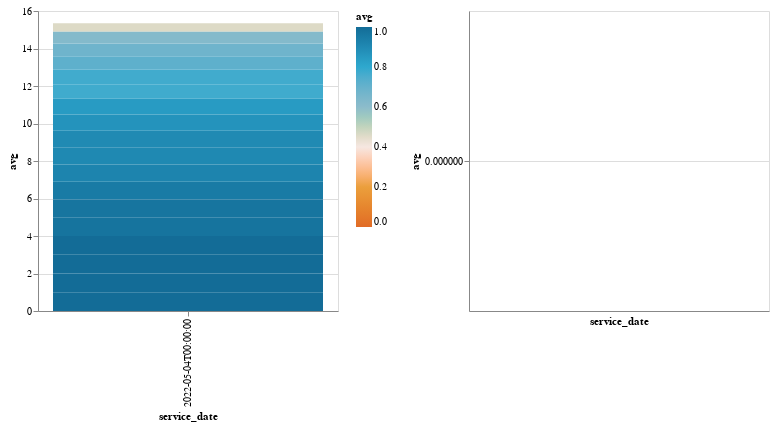

Notebook code for this chart:
### Code cell
dual_chart_with_dropdown2(
    d,
    dropdown_list = d_agency_list,
    dropdown_field= 'agency_name',
    x_axis_chart1 = 'service_date:O',
    y_axis_chart1= 'avg:Q',
    color_col1= 'avg:Q',
    chart1_tooltip_cols = ['agency_name','service_date', 'avg'],
    x_axis_chart2= 'service_date:O',
    y_axis_chart2= 'avg:Q',
    color_col2= 'route_short_name',
    chart2_tooltip_cols= ['agency_name', 'service_date', 'route_short_name', 'avg']
)

### Figure 1 — Vega-Lite specification as saved in the notebook (floating-point values rounded to 4 significant figures; data arrays with more than 128 entries replaced by an {"elided": "..."} marker saying what was removed)
{"config": {"view": {"continuousWidth": 400, "continuousHeight": 300}}, "hconcat": [{"data": {"name": "data-ef61525d8b51ba85ed47211c840b7b27"}, "mark": "bar", "encoding": {"color": {"field": "avg", "scale": {"range": ["#E16B26", "#EB9F3C", "#f6e7e1", "#8CBCCB", "#2EA8CE", "#136C97"]}, "type": "quantitative"}, "x": {"field": "service_date", "type": "ordinal"}, "y": {"field": "avg", "type": "quantitative"}}, "selection": {"selector037": {"type": "single", "fields": ["agency_name"], "bind": {"input": "select", "options": ["Tri Delta Transit", null, "Stanford Marguerite Shuttle", "Sonoma County Transit", "Petaluma Transit", "San Francisco International Airport", "SamTrans", "Union City Transit", "Livermore Amador Valley Transit Authority", "Mission Bay TMA", "County Connection", "WestCat (Western Contra Costa)", "Rio Vista Delta Breeze", "VTA", "Capitol Corridor Joint Powers Authority", "Sonoma Marin Area Rail Transit", "Vacaville City Coach", "Golden Gate Transit", "Marin Transit", "VINE Transit", "Caltrain", "Petaluma", "SolTrans", "Santa Rosa CityBus", "PresidiGo", "Emery Go-Round", "Fairfield and Suisun Transit", "Commute.org Shuttles", "San Francisco Municipal Transportation Agency", "AC TRANSIT", "Bay Area Rapid Transit", "San Francisco Bay Ferry"], "name": "Select "}}}, "transform": [{"filter": {"selection": "selector037"}}], "width": 300}, {"data": {"name": "data-e95eff5cd6ef4ee60b7dbf6d8c95ef78"}, "mark": "bar", "encoding": {"color": {"field": "route_short_name", "legend": null, "scale": {"range": ["#E16B26", "#EB9F3C", "#f6e7e1", "#8CBCCB", "#2EA8CE", "#136C97"]}, "type": "nominal"}, "x": {"field": "service_date", "type": "ordinal"}, "y": {"field": "avg", "type": "quantitative"}}, "selection": {"selector037": {"type": "single", "fields": ["agency_name"], "bind": {"input": "select", "options": ["Tri Delta Transit", null, "Stanford Marguerite Shuttle", "Sonoma County Transit", "Petaluma Transit", "San Francisco International Airport", "SamTrans", "Union City Transit", "Livermore Amador Valley Transit Authority", "Mission Bay TMA", "County Connection", "WestCat (Western Contra Costa)", "Rio Vista Delta Breeze", "VTA", "Capitol Corridor Joint Powers Authority", "Sonoma Marin Area Rail Transit", "Vacaville City Coach", "Golden Gate Transit", "Marin Transit", "VINE Transit", "Caltrain", "Petaluma", "SolTrans", "Santa Rosa CityBus", "PresidiGo", "Emery Go-Round", "Fairfield and Suisun Transit", "Commute.org Shuttles", "San Francisco Municipal Transportation Agency", "AC TRANSIT", "Bay Area Rapid Transit", "San Francisco Bay Ferry"], "name": "Select "}}}, "transform": [{"filter": {"selection": "selector037"}}], "width": 300}], "$schema": "https://vega.github.io/schema/vega-lite/v4.17.0.json", "datasets": {"data-ef61525d8b51ba85ed47211c840b7b27": [{"calitp_itp_id": 336, "agency_name": "Tri Delta Transit", "service_date": "2022-05-04T00:00:00", "num_sched": 369, "num_vp": 358, "avg": 0.9702}, {"calitp_itp_id": 324, "agency_name": "Stanford Marguerite Shuttle", "service_date": "2022-05-04T00:00:00", "num_sched": 660, "num_vp": 0, "avg": 0.0}, {"calitp_itp_id": 70, "agency_name": "Sonoma County Transit", "service_date": "2022-05-04T00:00:00", "num_sched": 251, "num_vp": 0, "avg": 0.0}, {"calitp_itp_id": 247, "agency_name": "Petaluma Transit", "service_date": "2022-05-04T00:00:00", "num_sched": 233, "num_vp": 0, "avg": 0.0}, {"calitp_itp_id": 281, "agency_name": "San Francisco International Airport", "service_date": "2022-05-04T00:00:00", "num_sched": 1049, "num_vp": 0, "avg": 0.0}, {"calitp_itp_id": 290, "agency_name": "SamTrans", "service_date": "2022-05-04T00:00:00", "num_sched": 1455, "num_vp": 3, "avg": 0.002062}, {"calitp_itp_id": 350, "agency_name": "Union City Transit", "service_date": "2022-05-04T00:00:00", "num_sched": 270, "num_vp": 124, "avg": 0.4593}, {"calitp_itp_id": 167, "agency_name": "Livermore Amador Valley Transit Authority", "service_date": "2022-05-04T00:00:00", "num_sched": 338, "num_vp": 262, "avg": 0.7751}, {"calitp_itp_id": 201, "agency_name": "Mission Bay TMA", "service_date": "2022-05-04T00:00:00", "num_sched": 111, "num_vp": 0, "avg": 0.0}, {"calitp_itp_id": 61, "agency_name": "County Connection", "service_date": "2022-05-04T00:00:00", "num_sched": 922, "num_vp": 662, "avg": 0.718}, {"calitp_itp_id": 368, "agency_name": "WestCat (Western Contra Costa)", "service_date": "2022-05-04T00:00:00", "num_sched": 555, "num_vp": 0, "avg": 0.0}, {"calitp_itp_id": 264, "agency_name": "Rio Vista Delta Breeze", "service_date": "2022-05-04T00:00:00", "num_sched": 8, "num_vp": 0, "avg": 0.0}, {"calitp_itp_id": 294, "agency_name": "VTA", "service_date": "2022-05-04T00:00:00", "num_sched": 3657, "num_vp": 3560, "avg": 0.9735}, {"calitp_itp_id": 56, "agency_name": "Capitol Corridor Joint Powers Authority", "service_date": "2022-05-04T00:00:00", "num_sched": 51, "num_vp": 0, "avg": 0.0}, {"calitp_itp_id": 314, "agency_name": "Sonoma County Transit", "service_date": "2022-05-04T00:00:00", "num_sched": 251, "num_vp": 0, "avg": 0.0}, {"calitp_itp_id": 315, "agency_name": "Sonoma Marin Area Rail Transit", "service_date": "2022-05-04T00:00:00", "num_sched": 26, "num_vp": 26, "avg": 1.0}, {"calitp_itp_id": 356, "agency_name": "Vacaville City Coach", "service_date": "2022-05-04T00:00:00", "num_sched": 123, "num_vp": 0, "avg": 0.0}, {"calitp_itp_id": 127, "agency_name": "Golden Gate Transit", "service_date": "2022-05-04T00:00:00", "num_sched": 196, "num_vp": 196, "avg": 1.0}, {"calitp_itp_id": 194, "agency_name": "Marin Transit", "service_date": "2022-05-04T00:00:00", "num_sched": 704, "num_vp": 635, "avg": 0.902}, {"calitp_itp_id": 218, "agency_name": "VINE Transit", "service_date": "2022-05-04T00:00:00", "num_sched": 216, "num_vp": 182, "avg": 0.8426}, {"calitp_itp_id": 246, "agency_name": "Caltrain", "service_date": "2022-05-04T00:00:00", "num_sched": 88, "num_vp": 68, "avg": 0.7727}, {"calitp_itp_id": 247, "agency_name": "Petaluma", "service_date": "2022-05-04T00:00:00", "num_sched": 233, "num_vp": 158, "avg": 0.6781}, {"calitp_itp_id": 310, "agency_name": "SolTrans", "service_date": "2022-05-04T00:00:00", "num_sched": 402, "num_vp": 349, "avg": 0.8682}, {"calitp_itp_id": 301, "agency_name": "Santa Rosa CityBus", "service_date": "2022-05-04T00:00:00", "num_sched": 573, "num_vp": 515, "avg": 0.8988}, {"calitp_itp_id": 257, "agency_name": "PresidiGo", "service_date": "2022-05-04T00:00:00", "num_sched": 45, "num_vp": 28, "avg": 0.6222}, {"calitp_itp_id": 106, "agency_name": "Emery Go-Round", "service_date": "2022-05-04T00:00:00", "num_sched": 133, "num_vp": 133, "avg": 1.0}, {"calitp_itp_id": 110, "agency_name": "Fairfield and Suisun Transit", "service_date": "2022-05-04T00:00:00", "num_sched": 317, "num_vp": 317, "avg": 1.0}, {"calitp_itp_id": 76, "agency_name": "Commute.org Shuttles", "service_date": "2022-05-04T00:00:00", "num_sched": 250, "num_vp": 0, "avg": 0.0}, {"calitp_itp_id": 282, "agency_name": "San Francisco Municipal Transportation Agency", "service_date": "2022-05-04T00:00:00", "num_sched": 8707, "num_vp": 8268, "avg": 0.9496}, {"calitp_itp_id": 4, "agency_name": "AC TRANSIT", "service_date": "2022-05-04T00:00:00", "num_sched": 5378, "num_vp": 4932, "avg": 0.9171}, {"calitp_itp_id": 76, "agency_name": "SamTrans", "service_date": "2022-05-04T00:00:00", "num_sched": 47, "num_vp": 0, "avg": 0.0}, {"calitp_itp_id": 279, "agency_name": "Bay Area Rapid Transit", "service_date": "2022-05-04T00:00:00", "num_sched": 1012, "num_vp": 0, "avg": 0.0}, {"calitp_itp_id": 280, "agency_name": "San Francisco Bay Ferry", "service_date": "2022-05-04T00:00:00", "num_sched": 141, "num_vp": 0, "avg": 0.0}, {"calitp_itp_id": 199, "agency_name": "SamTrans", "service_date": "2022-05-04T00:00:00", "num_sched": 24, "num_vp": 0, "avg": 0.0}], "data-e95eff5cd6ef4ee60b7dbf6d8c95ef78": {"elided": "667 records"}}}
